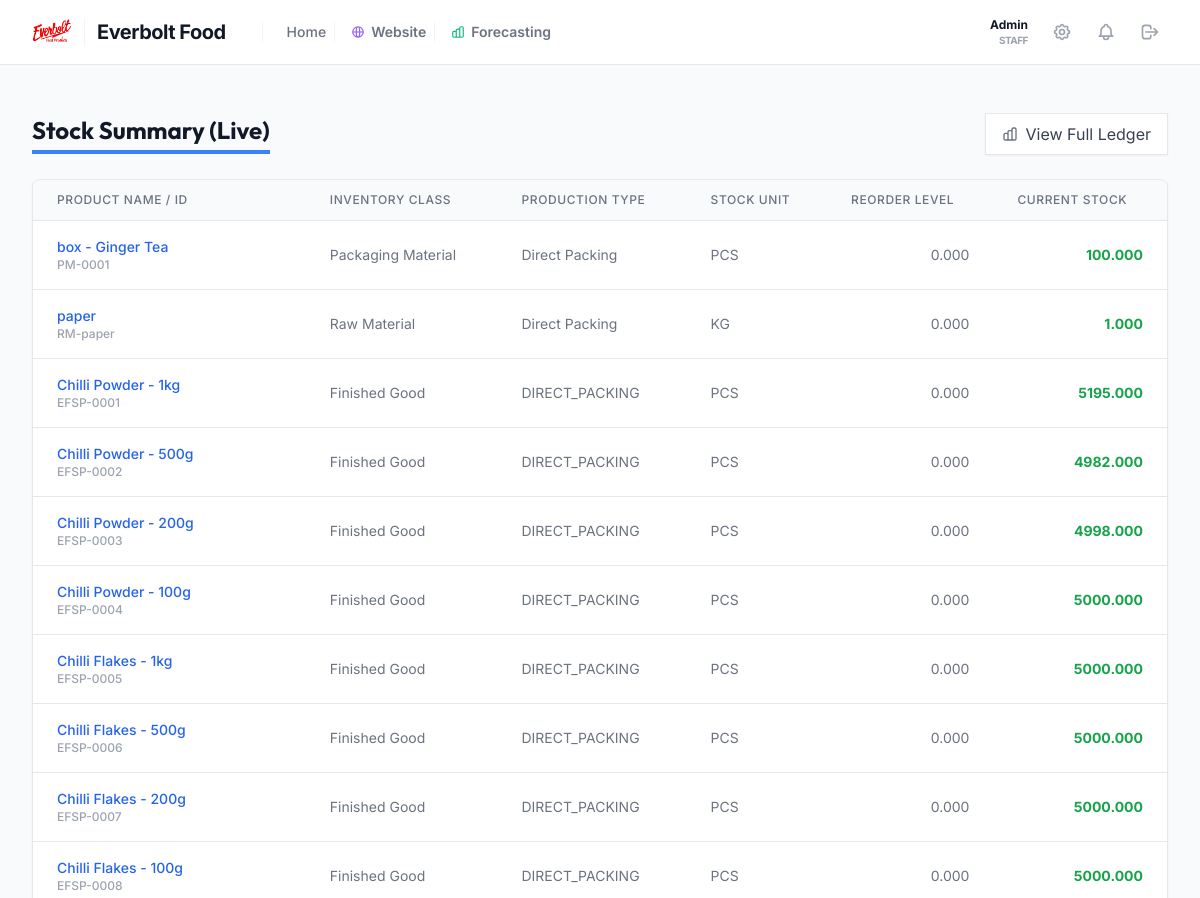
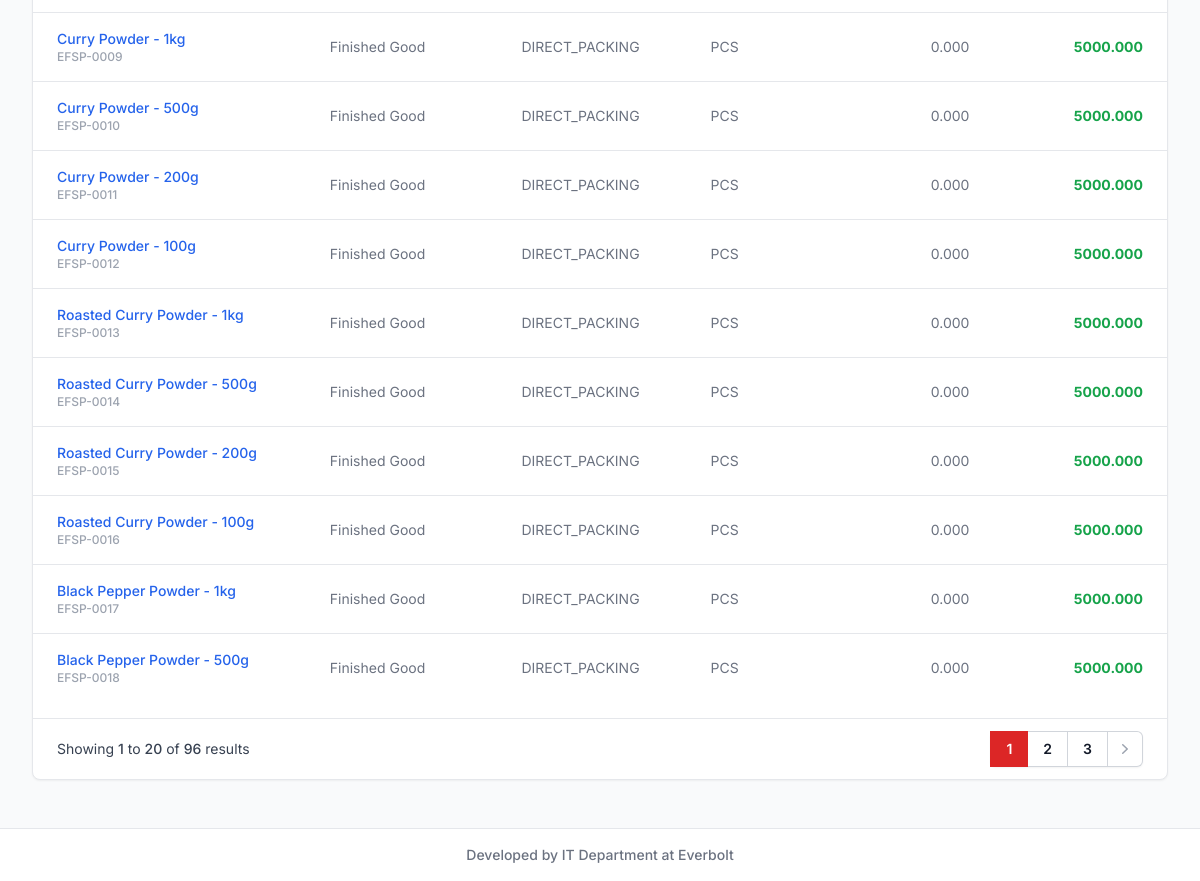
The app's page /inventory/stock-summary/ (signed in) with its own data (2 pictures, top to bottom).
### users/models.py (models this page shows, shortened)
class User(AbstractUser):
    role = models.ForeignKey(Role, on_delete=models.PROTECT, related_name="users")
    contact_number = models.CharField(max_length=20, blank=True, null=True)
    assigned_area = models.CharField(max_length=100, blank=True, null=True)
    is_delivery_officer = models.BooleanField(default=False, verbose_name="Is a Delivery Officer?", help_text="User can be assigned to deliver orders.")
    monthly_target = models.DecimalField(max_digits=12, decimal_places=2, default=0.00, help_text="Monthly sales target (Ex-VAT) for this officer.")
    can_set_targets = models.BooleanField(default=False, verbose_name="Can Set Sales Targets?", help_text="Allow this user to access the Analytics Target Management page.")
    can_view_all_sales_performance = models.BooleanField(default=False, verbose_name="Can View All Sales Performance?", help_text="Allow this user to view other sales officers' performance in the analytics dashboard.")
    receive_email_alerts = models.BooleanField(default=True, verbose_name="Receive Email Alerts", help_text="Receive email notifications for approvals and alerts.")
    def is_admin(self):
        if self.role:
            return self.is_superuser or (self.role.name == 'Administrator' and self.role.is_system)
        return self.is_superuser
    @property
    def unread_notifications(self):
        return getattr(self, 'notifications', None) and self.notifications.filter(is_read=False).order_by('-created_at') or []
    @property
    def recent_notifications(self):
        return getattr(self, 'notifications', None) and self.notifications.order_by('-created_at')[:20] or []
    def has_perm(self, perm, obj=None):
        if self.is_admin():
            return True
        return super().has_perm(perm, obj)

### inventory/models.py (models this page shows, shortened)
class Product(models.Model):
    class BrandChoices(models.TextChoices):
        EVERBOLT = 'Everbolt', 'Everbolt'
        EVERLEAF = 'Everleaf', 'Everleaf'
    class CategoryChoices(models.TextChoices):
        CONFECTIONERY = 'Confectionery', 'Confectionery'
        DRIED_FRUITS = 'Dried Fruits', 'Dried Fruits'
        DRIED_VEGETABLES = 'Dried Vegetables', 'Dried Vegetables'
        SPICES = 'Spices', 'Spices'
        TEA = 'Tea', 'Tea'
        KITHUL = 'Kithul', 'Kithul'
    class TeaTypeChoices(models.TextChoices):
        HERBAL_TEA = 'Herbal Tea', 'Herbal Tea'
        ARTISAN_TEA = 'Artisan Tea', 'Artisan Tea'
        FLAVORED_TEA = 'Flavored Tea', 'Flavored Tea'
        BLACK_TEA = 'Black Tea', 'Black Tea'
        GREEN_TEA = 'Green Tea', 'Green Tea'
        CATERING_TEA = 'Catering Tea', 'Catering Tea'
    class UnitTypes(models.TextChoices):
        PCS = 'pcs', 'pcs'
        BOX = 'box', 'box'
        PACK = 'pack', 'pack'
        KG = 'Kg', 'Kg'
        G = 'g', 'g'
        ML = 'ml', 'ml'
        L = 'l', 'l'
    class ProductTypes(models.TextChoices):
        DIRECT_PACKING = 'Direct Packing', 'Direct Packing'
        BLENDED_TEA = 'Blended Tea Products', 'Blended Tea Products'
        CONFECTIONERY_PACKING = 'Confectionery Packing', 'Confectionery Packing'
        REPACKING = 'Repacking', 'Repacking'
        TRADING = 'Trading Products', 'Trading Products'
    class InventoryClasses(models.TextChoices):
        RAW = 'RAW', 'Raw Material'
        PACKAGING = 'PACKAGING', 'Packaging Material'
        FINISHED = 'FINISHED', 'Finished Good'
        SEMI_FINISHED = 'SEMI_FINISHED', 'Semi-Finished Good'
        CONSUMABLE = 'CONSUMABLE', 'Consumable'
    product_id = models.CharField(max_length=50, unique=True, blank=True)
    name = models.CharField(max_length=200)
    brand = models.CharField(max_length=50, default=BrandChoices.EVERBOLT)
    category = models.CharField(max_length=50, default=CategoryChoices.CONFECTIONERY)
    tea_type = models.CharField(max_length=50, choices=TeaTypeChoices.choices, blank=True, null=True)
    packet_size = models.CharField(max_length=100, blank=True, null=True)
    stock_unit = models.CharField(max_length=20, choices=UnitTypes.choices, default=UnitTypes.PCS)
    selling_unit = models.CharField(max_length=20, choices=UnitTypes.choices, default=UnitTypes.PCS)
    inventory_class = models.CharField(max_length=50, choices=InventoryClasses.choices, default=InventoryClasses.FINISHED)
    product_type = models.CharField(max_length=50, default=ProductTypes.DIRECT_PACKING, verbose_name="Production Type")
    track_stock = models.BooleanField(default=True)
    allow_negative_stock = models.BooleanField(default=False)
    reorder_level = models.DecimalField(max_digits=12, decimal_places=3, default=0.000)
    reorder_notified = models.BooleanField(default=False, help_text="True if a low-stock notification has already been sent")
    minimum_stock = models.DecimalField(max_digits=12, decimal_places=3, default=0.000)
    selling_price = models.DecimalField(max_digits=12, decimal_places=5)
    price_tier_100 = models.DecimalField(max_digits=12, decimal_places=5, null=True, blank=True, help_text="Price for <= 100 pcs")
    price_tier_250 = models.DecimalField(max_digits=12, decimal_places=5, null=True, blank=True, help_text="Price for <= 250 pcs")
    price_tier_500 = models.DecimalField(max_digits=12, decimal_places=5, null=True, blank=True, help_text="Price for >= 500 pcs")
    custom_load_price = models.DecimalField(max_digits=12, decimal_places=5, null=True, blank=True)
    tax_rate = models.DecimalField(max_digits=5, decimal_places=2, default=18.00) # Fixed 18% generic tax
    status = models.BooleanField(default=True, help_text="True if active")
    current_stock = models.DecimalField(max_digits=12, decimal_places=3, default=0.000, help_text="Cached balance from StockLedger")
    def get_product_type_display(self):
        return dict(self.ProductTypes.choices).get(self.product_type, self.product_type)

### inventory/views.py (the view)
# urls.py: path('stock-summary/', views.StockSummaryView.as_view(), name='stock_summary'),
class StockSummaryView(LoginRequiredMixin, ERPPermissionRequiredMixin, ListView):
    model = Product
    template_name = 'inventory/stock_summary.html'
    context_object_name = 'products'
    paginate_by = 20
    permission_required = 'inventory.view_product'
    def get_queryset(self):
        return Product.objects.filter(track_stock=True, status=True)

### inventory/templates/inventory/stock_summary.html (shortened to what this page needs)
{% extends 'layouts/base.html' %}
{% block content %}
<div class="px-4 py-6 sm:px-0">
    <div class="flex justify-between items-center mb-6">
        <h1 class="text-2xl font-bold text-gray-900 border-b-4 border-blue-500 inline-block pb-1">Stock Summary (Live)</h1>
        <div class="flex items-center gap-3">
             <a href="{% url 'stock_ledger' %}" class="btn-secondary h-[42px] px-4 shadow-sm transition-all flex items-center whitespace-nowrap">
                View Full Ledger
             </a>
        </div>
    </div>
    <div class="bg-white shadow-sm rounded-lg border border-gray-200 overflow-hidden">
        <div class="overflow-x-auto">
            <table class="min-w-full divide-y divide-gray-200">
                <thead class="bg-gray-50">
                    <tr>
                        <th scope="col" class="px-6 py-3 text-left text-xs font-medium text-gray-500 uppercase tracking-wider">Product Name / ID</th>
                        <th scope="col" class="px-6 py-3 text-left text-xs font-medium text-gray-500 uppercase tracking-wider">Inventory Class</th>
                        <th scope="col" class="px-6 py-3 text-left text-xs font-medium text-gray-500 uppercase tracking-wider">Production Type</th>
                        <th scope="col" class="px-6 py-3 text-left text-xs font-medium text-gray-500 uppercase tracking-wider">Stock Unit</th>
                        <th scope="col" class="px-6 py-3 text-left text-xs font-medium text-gray-500 uppercase tracking-wider">Reorder Level</th>
                        <th scope="col" class="px-6 py-3 text-left text-xs font-medium text-gray-500 uppercase tracking-wider">Current Stock</th>
                    </tr>
                </thead>
                <tbody class="bg-white divide-y divide-gray-200">
                    {% for product in products %}
                    <tr class="hover:bg-gray-50 transition-colors">
                        <td class="px-6 py-4 whitespace-nowrap text-sm font-medium text-blue-600">
                            {{ product.name }}
                            <div class="text-xs text-gray-400">{{ product.product_id }}</div>
                        </td>
                        <td class="px-6 py-4 whitespace-nowrap text-sm text-gray-500">{{ product.get_inventory_class_display }}</td>
                        <td class="px-6 py-4 whitespace-nowrap text-sm text-gray-500">{{ product.get_product_type_display }}</td>
                        <td class="px-6 py-4 whitespace-nowrap text-sm text-gray-500 uppercase">{{ product.get_stock_unit_display }}</td>
                        <td class="px-6 py-4 whitespace-nowrap text-sm text-gray-500 text-right">{{ product.reorder_level }}</td>
                        <td class="px-6 py-4 whitespace-nowrap text-sm font-bold text-right {% if product.current_stock <= product.reorder_level %}text-red-600{% else %}text-green-600{% endif %}">
                            {{ product.current_stock }}
                        </td>
                    </tr>
                    {% empty %}
                    <tr>
                        <td colspan="6" class="px-6 py-10 text-center text-gray-500">No stockable products found.</td>
                    </tr>
                    {% endfor %}
                </tbody>
            </table>
        </div>
        {% include 'partials/pagination.html' %}
    </div>
</div>
{% endblock %}

### sales/templates/layouts/base.html (shortened to what this page needs)
{% load static %}
<!DOCTYPE html>
<html lang="en">
<head>
    <script src="https://cdn.tailwindcss.com"></script>
</head>
<body class="bg-gray-50 text-gray-900 min-h-screen flex flex-col">
    <nav class="bg-white border-b border-gray-200 sticky top-0 z-40" x-data="{ drawerOpen: false }">
        <div class="max-w-7xl mx-auto px-4 sm:px-6 lg:px-8">
            <div class="flex items-center justify-between h-14 sm:h-16">
                <div class="flex items-center gap-3">
                    <a href="{% url 'main_dashboard' %}" class="flex items-center group transition-all">
                        <img src="{% static 'sales/img/logo.png' %}" alt="Everbolt Logo" class="h-8 sm:h-10 w-auto object-contain">
                        <span class="ml-2 sm:ml-3 font-bold text-base sm:text-xl tracking-tight text-gray-900 group-hover:text-red-600 transition-colors border-l border-gray-100 pl-2 sm:pl-3">Everbolt Food</span>
                    </a>
                    <div class="hidden md:flex items-center ml-6 border-l border-gray-100 pl-6">
                        <nav aria-label="Breadcrumb">
                            <ol class="flex items-center space-x-2 text-sm font-medium text-gray-500">
                                <li><a href="{% url 'main_dashboard' %}" class="hover:text-red-600 transition-colors">Home</a></li>
                                <li class="flex items-center space-x-2 border-l border-gray-100 pl-4 ml-2">
                                    <a href="{% url 'website_dashboard' %}" class="flex items-center gap-1.5 hover:text-violet-600 transition-colors font-semibold">
                                        Website
                                    </a>
                                </li>
                                <li class="flex items-center space-x-2 border-l border-gray-100 pl-4 ml-2">
                                    <a href="{% url 'forecasting' %}" class="flex items-center gap-1.5 hover:text-emerald-600 transition-colors font-semibold">
                                        Forecasting
                                    </a>
                                </li>
                            </ol>
                        </nav>
                    </div>
                </div>
                <div class="flex items-center gap-1 sm:gap-2">
                    <div class="hidden sm:flex flex-col items-end mr-2">
                        <a href="{% url 'user_profile' %}" class="text-gray-900 font-bold text-xs hover:text-red-600 transition-colors">{{ request.user.get_full_name|default:request.user.username }}</a>
                        <span class="text-gray-400 text-[10px] font-bold uppercase tracking-tighter">{{ request.user.get_role_display|default:"Staff" }}</span>
                    </div>
                    {% if request.user.is_authenticated %}
                        {% if request.user.is_admin %}
                        <a href="{% url 'company_settings' %}" class="hidden sm:flex p-2 text-gray-400 hover:text-gray-600 transition-colors rounded-lg hover:bg-gray-100" title="Company Settings">
                        </a>
                        {% endif %}
                        <div class="hidden sm:block relative" x-data="{ open: false }">
                            <button @click="open = !open" class="relative p-2 text-gray-400 hover:text-gray-600 transition-colors rounded-lg hover:bg-gray-100">
                            </button>
                        </div>
                        <form method="post" action="{% url 'logout' %}">
                            <button type="submit" class="p-2 text-gray-400 hover:text-red-600 rounded-lg hover:bg-red-50 transition-all" title="Logout">
                                <svg class="w-5 h-5" fill="none" stroke="currentColor" viewBox="0 0 24 24"><path stroke-linecap="round" stroke-linejoin="round" stroke-width="2" d="M17 16l4-4m0 0l-4-4m4 4H7m6 4v1a3 3 0 01-3 3H6a3 3 0 01-3-3V7a3 3 0 013-3h4a3 3 0 013 3v1" /></svg>
                            </button>
                        </form>
                    {% endif %}
                </div>
            </div>
        </div>
    </nav>
    <main class="max-w-7xl mx-auto py-4 sm:py-6 px-4 sm:px-6 lg:px-8 flex-grow w-full pb-24 md:pb-6">
        {% block content %}
        {% endblock %}
    </main>
    <footer class="hidden sm:block bg-white border-t border-gray-200 mt-auto">
        <div class="max-w-7xl mx-auto py-4 px-4 sm:px-6 lg:px-8">
            <p class="text-center text-sm text-gray-500 font-medium">Developed by IT Department at Everbolt</p>
        </div>
    </footer>
</body>
</html>

### sales/templates/partials/pagination.html (shortened to what this page needs)
{% if is_paginated %}
<div class="flex items-center justify-between border-t border-gray-200 bg-white px-4 py-3 sm:px-6 mt-4 rounded-b-xl">
    <div class="hidden sm:flex sm:flex-1 sm:items-center sm:justify-between">
        <div>
            <p class="text-sm text-gray-700">
                Showing <span class="font-medium">{{ page_obj.start_index }}</span> to <span class="font-medium">{{ page_obj.end_index }}</span> of <span class="font-medium">{{ paginator.count }}</span> results
            </p>
        </div>
        <div>
            <nav class="isolate inline-flex -space-x-px rounded-md shadow-sm" aria-label="Pagination">
                {% for i in paginator.page_range %}
                    {% if page_obj.number == i %}
                        <span aria-current="page" class="relative z-10 inline-flex items-center bg-red-600 px-4 py-2 text-sm font-semibold text-white focus:z-20 focus-visible:outline focus-visible:outline-2 focus-visible:outline-offset-2 focus-visible:outline-red-600">{{ i }}</span>
                    {% elif i > page_obj.number|add:'-3' and i < page_obj.number|add:'3' %}
                        <a href="?page={{ i }}" class="relative inline-flex items-center px-4 py-2 text-sm font-semibold text-gray-900 ring-1 ring-inset ring-gray-300 hover:bg-gray-50 focus:z-20 focus:outline-offset-0">{{ i }}</a>
                    {% endif %}
                {% endfor %}
                {% if page_obj.has_next %}
                <a href="?page={{ page_obj.next_page_number }}" class="relative inline-flex items-center rounded-r-md px-2 py-2 text-gray-400 ring-1 ring-inset ring-gray-300 hover:bg-gray-50 focus:z-20 focus:outline-offset-0">
                    <svg class="h-5 w-5" viewBox="0 0 20 20" fill="currentColor" aria-hidden="true">
                        <path fill-rule="evenodd" d="M7.21 14.77a.75.75 0 01.02-1.06L11.168 10 7.23 6.29a.75.75 0 111.04-1.08l4.5 4.25a.75.75 0 010 1.08l-4.5 4.25a.75.75 0 01-1.06-.02z" clip-rule="evenodd" />
                    </svg>
                </a>
                {% endif %}
            </nav>
        </div>
    </div>
</div>
{% endif %}

### records on screen
User: user.get_full_name "Admin"
Product: name "box - Ginger Tea", product_id "PM-0001", inventory_class "Packaging Material", product_type "Direct Packing", stock_unit "PCS", reorder_level "0.000", current_stock "100.000"
Product: name "paper", product_id "RM-paper", inventory_class "Raw Material", product_type "Direct Packing", stock_unit "KG", reorder_level "0.000", current_stock "1.000"
Product: name "Chilli Powder - 1kg", product_id "EFSP-0001", inventory_class "Finished Good", product_type "DIRECT_PACKING", stock_unit "PCS", reorder_level "0.000", current_stock "5195.000"
Product: name "Chilli Powder - 500g", product_id "EFSP-0002", inventory_class "Finished Good", product_type "DIRECT_PACKING", stock_unit "PCS", reorder_level "0.000", current_stock "4982.000"
Product: name "Chilli Powder - 200g", product_id "EFSP-0003", inventory_class "Finished Good", product_type "DIRECT_PACKING", stock_unit "PCS", reorder_level "0.000", current_stock "4998.000"
Product: name "Chilli Powder - 100g", product_id "EFSP-0004", inventory_class "Finished Good", product_type "DIRECT_PACKING", stock_unit "PCS", reorder_level "0.000", current_stock "5000.000"
Product: name "Chilli Flakes - 1kg", product_id "EFSP-0005", inventory_class "Finished Good", product_type "DIRECT_PACKING", stock_unit "PCS", reorder_level "0.000", current_stock "5000.000"
Product: name "Chilli Flakes - 500g", product_id "EFSP-0006", inventory_class "Finished Good", product_type "DIRECT_PACKING", stock_unit "PCS", reorder_level "0.000", current_stock "5000.000"
Product: name "Chilli Flakes - 200g", product_id "EFSP-0007", inventory_class "Finished Good", product_type "DIRECT_PACKING", stock_unit "PCS", reorder_level "0.000", current_stock "5000.000"
Product: name "Chilli Flakes - 100g", product_id "EFSP-0008", inventory_class "Finished Good", product_type "DIRECT_PACKING", stock_unit "PCS", reorder_level "0.000", current_stock "5000.000"
Product: name "Curry Powder - 1kg", product_id "EFSP-0009", inventory_class "Finished Good", product_type "DIRECT_PACKING", stock_unit "PCS", reorder_level "0.000", current_stock "5000.000"
Product: name "Curry Powder - 500g", product_id "EFSP-0010", inventory_class "Finished Good", product_type "DIRECT_PACKING", stock_unit "PCS", reorder_level "0.000", current_stock "5000.000"
Product: name "Curry Powder - 200g", product_id "EFSP-0011", inventory_class "Finished Good", product_type "DIRECT_PACKING", stock_unit "PCS", reorder_level "0.000", current_stock "5000.000"
Product: name "Curry Powder - 100g", product_id "EFSP-0012", inventory_class "Finished Good", product_type "DIRECT_PACKING", stock_unit "PCS", reorder_level "0.000", current_stock "5000.000"
Product: name "Roasted Curry Powder - 1kg", product_id "EFSP-0013", inventory_class "Finished Good", product_type "DIRECT_PACKING", stock_unit "PCS", reorder_level "0.000", current_stock "5000.000"
Product: name "Roasted Curry Powder - 500g", product_id "EFSP-0014", inventory_class "Finished Good", product_type "DIRECT_PACKING", stock_unit "PCS", reorder_level "0.000", current_stock "5000.000"
Product: name "Roasted Curry Powder - 200g", product_id "EFSP-0015", inventory_class "Finished Good", product_type "DIRECT_PACKING", stock_unit "PCS", reorder_level "0.000", current_stock "5000.000"
Product: name "Roasted Curry Powder - 100g", product_id "EFSP-0016", inventory_class "Finished Good", product_type "DIRECT_PACKING", stock_unit "PCS", reorder_level "0.000", current_stock "5000.000"
Product: name "Black Pepper Powder - 1kg", product_id "EFSP-0017", inventory_class "Finished Good", product_type "DIRECT_PACKING", stock_unit "PCS", reorder_level "0.000", current_stock "5000.000"
Product: name "Black Pepper Powder - 500g", product_id "EFSP-0018", inventory_class "Finished Good", product_type "DIRECT_PACKING", stock_unit "PCS", reorder_level "0.000", current_stock "5000.000"

### other values on screen
{{ request.user.get_role_display|default:"Staff" }} "STAFF"
{{ page_obj.start_index }} "1"
{{ page_obj.end_index }} "20"
{{ paginator.count }} "96"
{{ i }} "1"
{{ i }} "2" "3"
